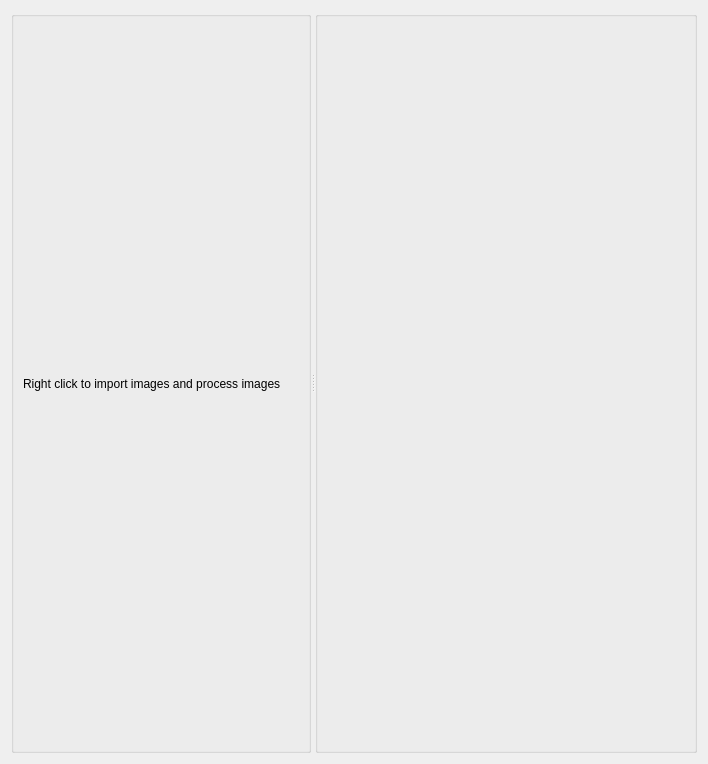
<?xml version="1.0" encoding="UTF-8"?>
<ui version="4.0">
 <class>MainWidget</class>
 <widget class="QWidget" name="MainWidget">
  <property name="geometry">
   <rect>
    <x>0</x>
    <y>0</y>
    <width>708</width>
    <height>764</height>
   </rect>
  </property>
  <property name="windowTitle">
   <string>Form</string>
  </property>
  <layout class="QGridLayout" name="gridLayout_3">
   <item row="1" column="0">
    <layout class="QVBoxLayout" name="verticalLayout_3">
     <item>
      <widget class="QSplitter" name="splitter">
       <property name="orientation">
        <enum>Qt::Horizontal</enum>
       </property>
       <widget class="QGroupBox" name="groupBox">
        <property name="maximumSize">
         <size>
          <width>300</width>
          <height>16777215</height>
         </size>
        </property>
        <property name="title">
         <string/>
        </property>
        <layout class="QGridLayout" name="gridLayout">
         <item row="0" column="0">
          <layout class="QVBoxLayout" name="verticalLayout">
           <item>
            <widget class="QLabel" name="label">
             <property name="text">
              <string>Right click to import images and process images</string>
             </property>
            </widget>
           </item>
           <item>
            <layout class="QVBoxLayout" name="treeLayout"/>
           </item>
          </layout>
         </item>
        </layout>
       </widget>
       <widget class="QGroupBox" name="groupBox_2">
        <property name="title">
         <string/>
        </property>
        <layout class="QGridLayout" name="gridLayout_2">
         <item row="0" column="0">
          <layout class="QVBoxLayout" name="verticalLayout_2">
           <item>
            <widget class="QStackedWidget" name="stackedWidget">
             <widget class="QWidget" name="page"/>
             <widget class="QWidget" name="page_2"/>
            </widget>
           </item>
          </layout>
         </item>
        </layout>
       </widget>
      </widget>
     </item>
    </layout>
   </item>
  </layout>
 </widget>
 <resources/>
 <connections/>
</ui>
